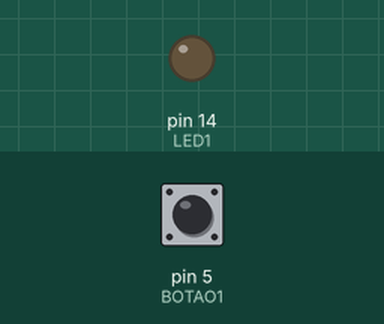
A sketch run on a simulated Arduino Uno, built with avr-gcc and run on an emulated ATmega328P. Parts: output pins drawn as LEDs (lit = HIGH). Dashed ring = blinking. The inputs (shaded band) are chosen by the test bench; at power-on: pin 5 (BOTAO1) HIGH.

Above: at 1.2 s.
1.3 s: pin 5 (BOTAO1) pulled LOW for 1 s
At 1.75 s:
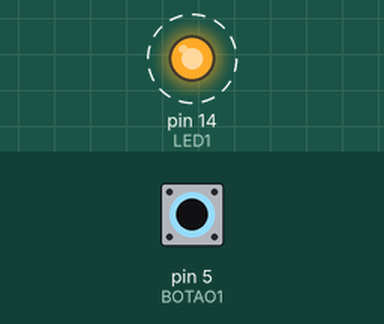
4.0 s: pin 5 (BOTAO1) pulled LOW for 0.15 s
At 4.6 s:
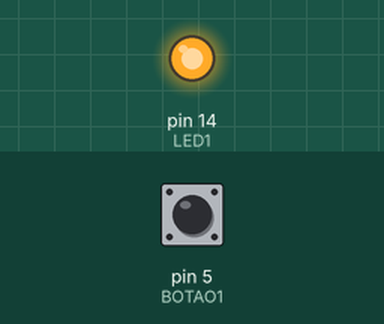
5.8 s: pin 5 (BOTAO1) pulled LOW for 3.2 s
At 9.5 s:
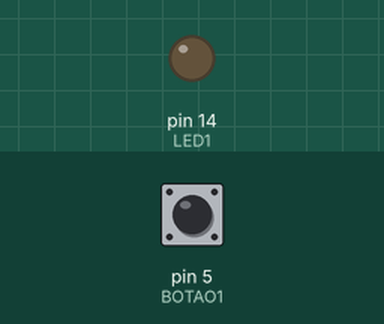
Timing chart, 0 to 11.0 s (numbered marks = the images above; inputs shaded):
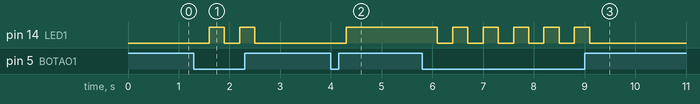

The sketch:

Simulado_EX1.ino
```cpp
#define LED1 14
#define LED_LIGADO 0
#define LED_DESLIGADO 1
#define BOTAO1 5
#define BOTAO_LIGADO 0
#define BOTAO_DESLIGADO 1
int estado;
void inicializa_hardware(){

  pinMode(LED1, OUTPUT);
  digitalWrite(LED1, LED_DESLIGADO);
  pinMode(BOTAO1, INPUT_PULLUP);
}

void setup() {
  inicializa_hardware();
}

void loop() {


  if(digitalRead(BOTAO1)==BOTAO_LIGADO){
   estado=!estado;
  delay(300);
  }
   if(estado==0){
    digitalWrite(LED1, LED_LIGADO);
   }else{
    digitalWrite(LED1, LED_DESLIGADO);
}}
```

Measured:
- after the input at 1.3 s, pin 14 (LED1): alternates HIGH for 0.30 s and LOW for 0.30 s, 4 changes in all, then stays LOW, starting after 0.30 s
- after the input at 4.0 s, pin 14 (LED1): LOW → HIGH after 0.30 s
- after the input at 5.8 s, pin 14 (LED1): alternates HIGH for 0.30 s and LOW for 0.30 s, 11 changes in all, then stays LOW, starting after 0.30 s
